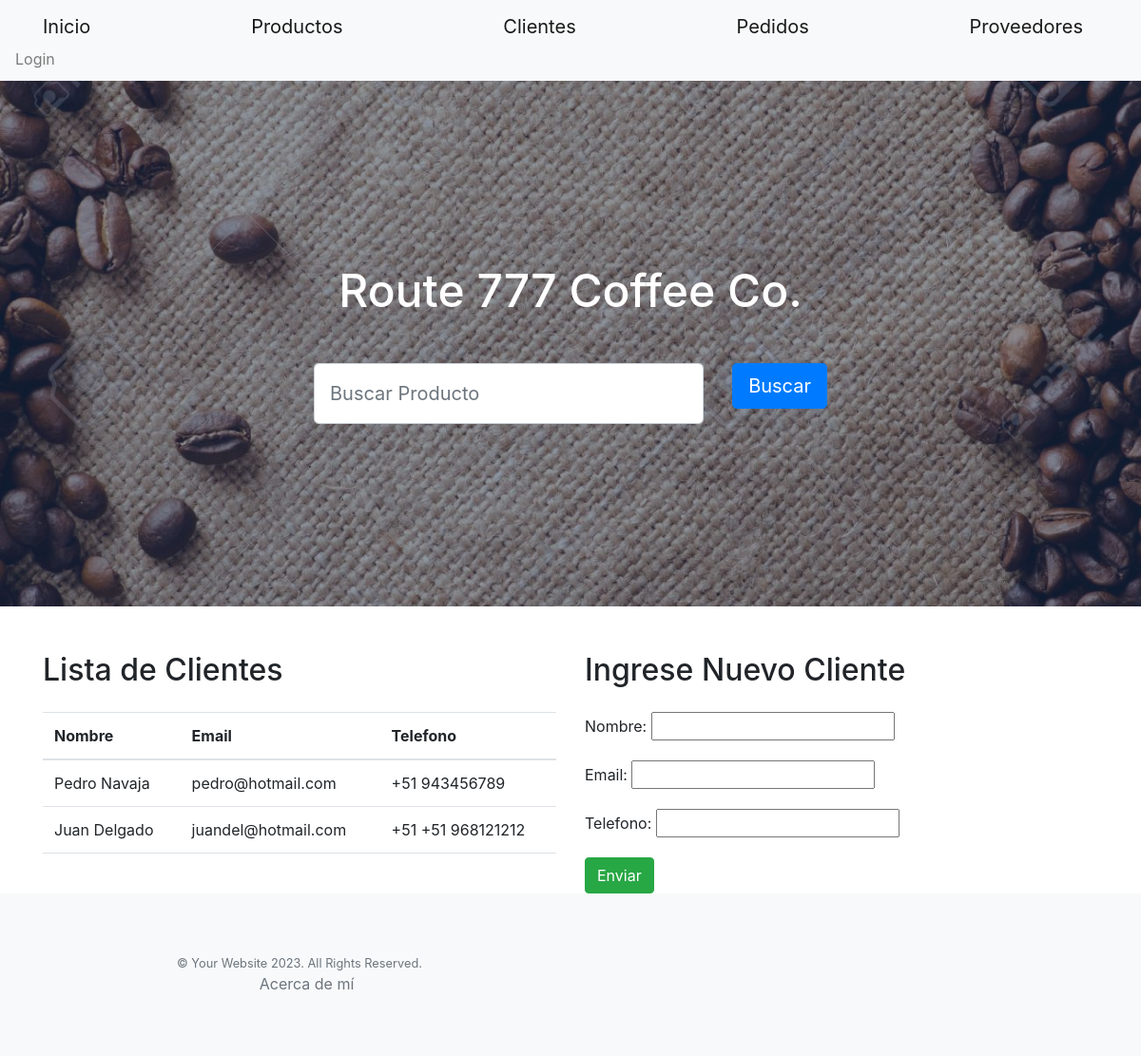
Before: /clientes/ with the older database file.
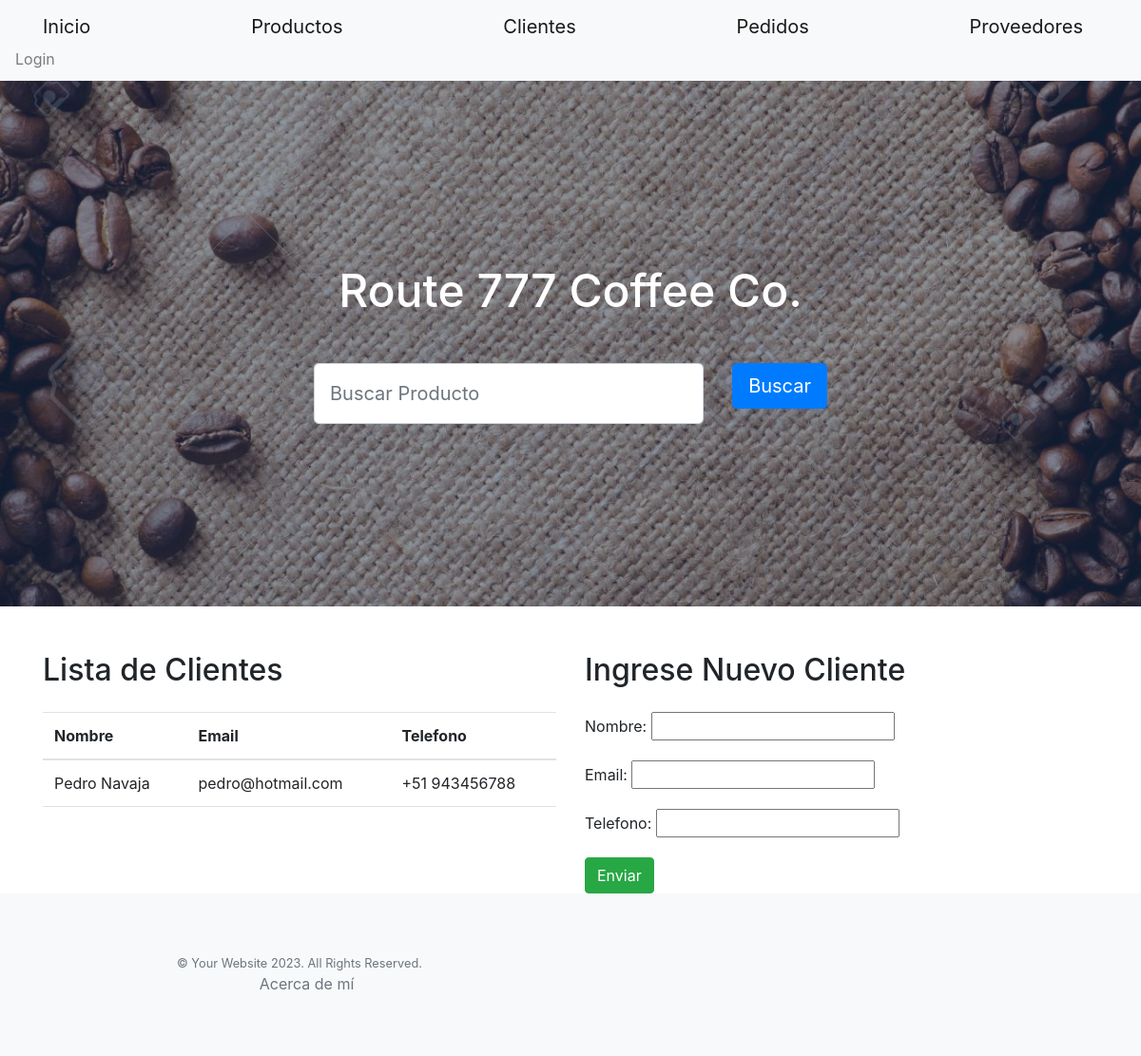
After: the same page with the newer database file.
### coffee_app/models.py (models this page shows, shortened)
class Cliente(models.Model):
    nombre = models.CharField(max_length=100)
    email = models.EmailField()
    telefono = models.CharField(max_length=20)

### coffee_app/views.py (the view)
# urls.py: path('clientes/', views.form_clientes, name='clientes'),
def form_clientes(request):
    clientes = Cliente.objects.all()
    if request.method =='POST':
        formcliente=ClienteForm(request.POST) #aca llega la info al HTML
        print(formcliente)
        if formcliente.is_valid():
            formcliente.save()  # Guarda los datos del formulario en la base de datos
            return redirect('clientes')
    else:
        formcliente=ClienteForm()
    return render(request, 'clientes.html', {'formcliente': formcliente,'clientes':clientes})

### coffee_app/forms.py
class ClienteForm(forms.ModelForm):
    class Meta:
        model = Cliente
        fields = '__all__'

### coffee_app/templates/clientes.html (shortened to what this page needs)
{% extends 'base.html' %}
{% load static %}
{% block contenidoquecambia %}
  <div class="container mt-5">
    <div class="row">
      <div class="col-md-6">
        <h2 class="mb-4">Lista de Clientes</h2>
        <table class="table">
          <thead>
            <tr>
              <th scope="col">Nombre</th>
              <th scope="col">Email</th>
              <th scope="col">Telefono</th>
            </tr>
          </thead>
          <tbody>
            {% for cli in clientes %}
              <tr>
                <td>{{ cli.nombre }}</td>
                <td>{{ cli.email }}</td>
                <td>+51 {{ cli.telefono }}</td>
              </tr>
            {% endfor %}
          </tbody>
        </table>
      </div>
      <div class="col-md-6">
        <h2 class="mb-4">Ingrese Nuevo Cliente</h2>
        <form action="/clientes/" method="post" class="mt-3">
          <div class="mb-3">
            {{ formcliente.nombre.label_tag }}
            {{ formcliente.nombre }}
          </div>
          <div class="mb-3">
            {{ formcliente.email.label_tag }}
            {{ formcliente.email }}
          </div>
          <div class="mb-3">
            {{ formcliente.telefono.label_tag }}
            {{ formcliente.telefono }}
          </div>
          <button type="submit" class="btn btn-success">Enviar</button>
        </form>
      </div>
    </div>
  </div>
{% endblock contenidoquecambia %}

Changed rows visible on the page:
removed Cliente: nombre "Juan Delgado", email "juandel@hotmail.com", telefono "+51 968121212"
changed Cliente "Pedro Navaja": telefono "943456789" → "943456788"
